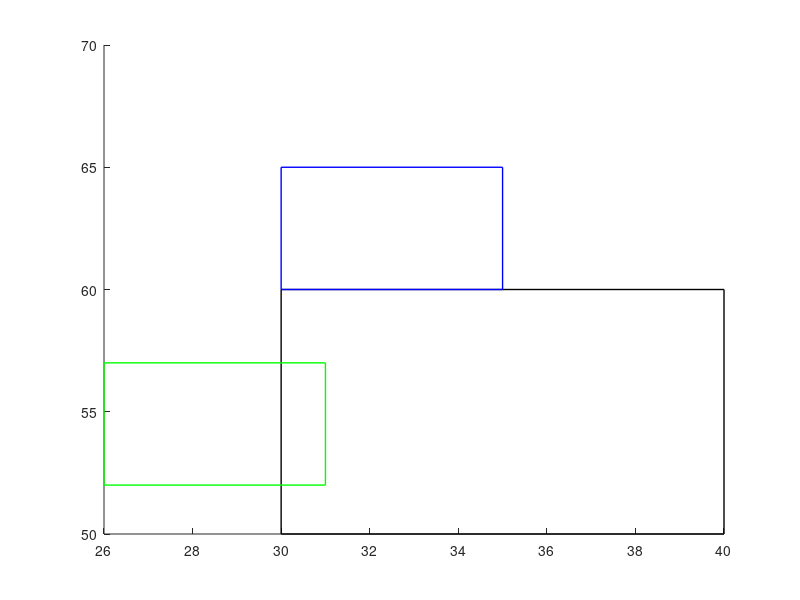

MATLAB code for this plot: (Note: this script raises an error after producing the figure.)
clear all; close all; clc

%  Bird (rectangle).
% Position.
xr = 30;  yr = 50;
xr2 = 26; yr2 = 52;
xr3 = 30; yr3 = 60;

% Length of rectangle edges.
deltaxr = 10; deltayr = 10;
deltaxr2 = 5; deltayr2 = 5;
deltaxr3 = 5; deltayr3 = 5;

for k = 1:9

% Vector for rectangle object.
vr = [xr, yr, deltaxr, deltayr];
vr2 = [xr2, yr2, deltaxr2, deltayr2];
vr3 = [xr3, yr3, deltaxr3, deltayr3];

% Draw objects.
re1 = rectangle('Position',vr,'LineWidth',1);
re2 = rectangle('Position',vr2,'LineWidth',1,'EdgeColor','g');
re3 = rectangle('Position',vr3,'LineWidth',1,'EdgeColor','b');

area2 = bboxOverlapRatio(vr,vr2);
area3 = bboxOverlapRatio(vr,vr3);

% if area > 0 
% %     Stop the game and display GAME OVER.
%     text(xr,yr,'GAME OVER','Color','b','FontSize', 20);
% end
if area > 0 
%     Stop the game and display GAME OVER.
    text(xr,yr,'GAME OVER','Color','g','FontSize', 20);
end



pause(0.5)

rx = randi(80); 
 xr = xr+2;  
yr = yr+6;  
end

